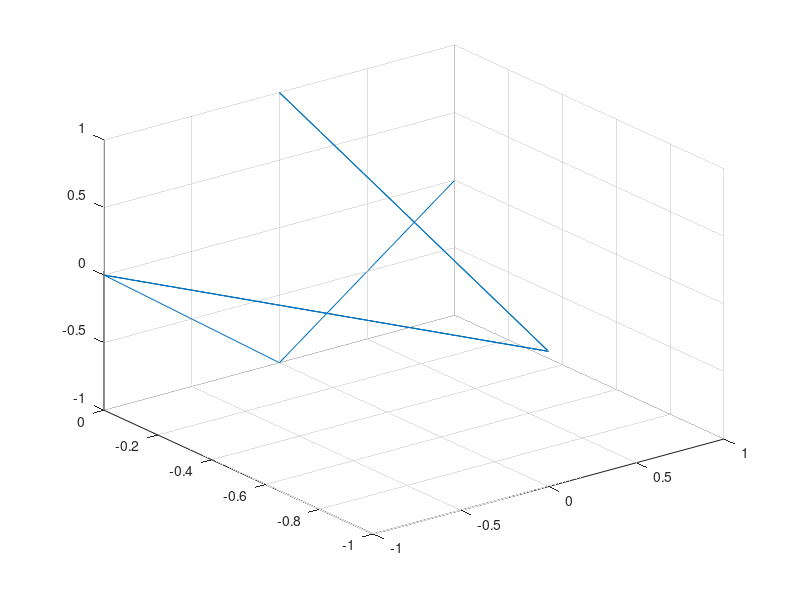

MATLAB code for this plot:
clear
clc

v0 = [1 0 0]';

% + -
Ru = @(a) [
     cos(a)  sin(a)       0;
    -sin(a)  cos(a)       0;
          0       0       1];

% & ^
Rl = @(a) [
     cos(a)       0 -sin(a);
          0       1       0;
     sin(a)       0  cos(a)];

% \ /
Rh = @(a) [
          1       0       0;
          0  cos(a) -sin(a);
          0  sin(a)  cos(a)];

R = @(a) Ru(a(1)) * Rl(a(2)) * Rh(a(3));

vs = [v0'];
s = '^\XF^\XFX-F^//XFX&F+//XFX-F/X-/';
angs = [0 0 0];
phi = 0.5 * pi;
for ns = 1:length(s)
    switch s(ns)
        case 'F'
            vs = [vs; (R(angs) * v0)'];
        case '+'
            angs(1) = angs(1) + phi;
        case '-'
            angs(1) = angs(1) - phi;
        case '&'
            angs(2) = angs(2) + phi;
        case '^'
            angs(2) = angs(2) - phi;
        case '\'
            angs(3) = angs(3) + phi;
        case '/'
            angs(3) = angs(3) - phi;
    end
end

vst = vs';
xs = vst(1,:);
ys = vst(2,:);
zs = vst(3,:);
plot3(xs, ys, zs)
grid on
rotate3d